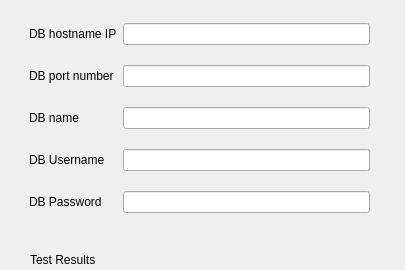
<?xml version="1.0" encoding="UTF-8"?>
<ui version="4.0">
 <class>Form</class>
 <widget class="QWidget" name="Form">
  <property name="geometry">
   <rect>
    <x>0</x>
    <y>0</y>
    <width>405</width>
    <height>270</height>
   </rect>
  </property>
  <property name="windowTitle">
   <string>Form</string>
  </property>
  <widget class="QWidget" name="gridLayoutWidget">
   <property name="geometry">
    <rect>
     <x>19</x>
     <y>9</y>
     <width>361</width>
     <height>221</height>
    </rect>
   </property>
   <layout class="QGridLayout" name="gridLayout">
    <property name="leftMargin">
     <number>10</number>
    </property>
    <property name="rightMargin">
     <number>10</number>
    </property>
    <item row="0" column="0">
     <widget class="QLabel" name="dbHostnameLabel">
      <property name="text">
       <string>DB hostname IP</string>
      </property>
     </widget>
    </item>
    <item row="0" column="1">
     <widget class="QLineEdit" name="dbHostnameText"/>
    </item>
    <item row="3" column="1">
     <widget class="QLineEdit" name="dbUsernameText"/>
    </item>
    <item row="2" column="1">
     <widget class="QLineEdit" name="dbNameText"/>
    </item>
    <item row="1" column="1">
     <widget class="QLineEdit" name="dbPortNumText"/>
    </item>
    <item row="4" column="1">
     <widget class="QLineEdit" name="dbPasswordText"/>
    </item>
    <item row="1" column="0">
     <widget class="QLabel" name="dbPortNumLabel">
      <property name="text">
       <string>DB port number</string>
      </property>
     </widget>
    </item>
    <item row="2" column="0">
     <widget class="QLabel" name="dbNameLabel">
      <property name="text">
       <string>DB name</string>
      </property>
     </widget>
    </item>
    <item row="3" column="0">
     <widget class="QLabel" name="dbUsernameLabel">
      <property name="text">
       <string>DB Username</string>
      </property>
     </widget>
    </item>
    <item row="4" column="0">
     <widget class="QLabel" name="dbPasswordLabel">
      <property name="text">
       <string>DB Password</string>
      </property>
     </widget>
    </item>
   </layout>
  </widget>
  <widget class="QPushButton" name="dbTestConnectButton">
   <property name="geometry">
    <rect>
     <x>20</x>
     <y>280</y>
     <width>361</width>
     <height>32</height>
    </rect>
   </property>
   <property name="text">
    <string>Test Connectivity</string>
   </property>
  </widget>
  <widget class="QLabel" name="dbConnectResultLabel">
   <property name="geometry">
    <rect>
     <x>30</x>
     <y>250</y>
     <width>321</width>
     <height>20</height>
    </rect>
   </property>
   <property name="text">
    <string>Test Results</string>
   </property>
  </widget>
 </widget>
 <resources/>
 <connections/>
</ui>
